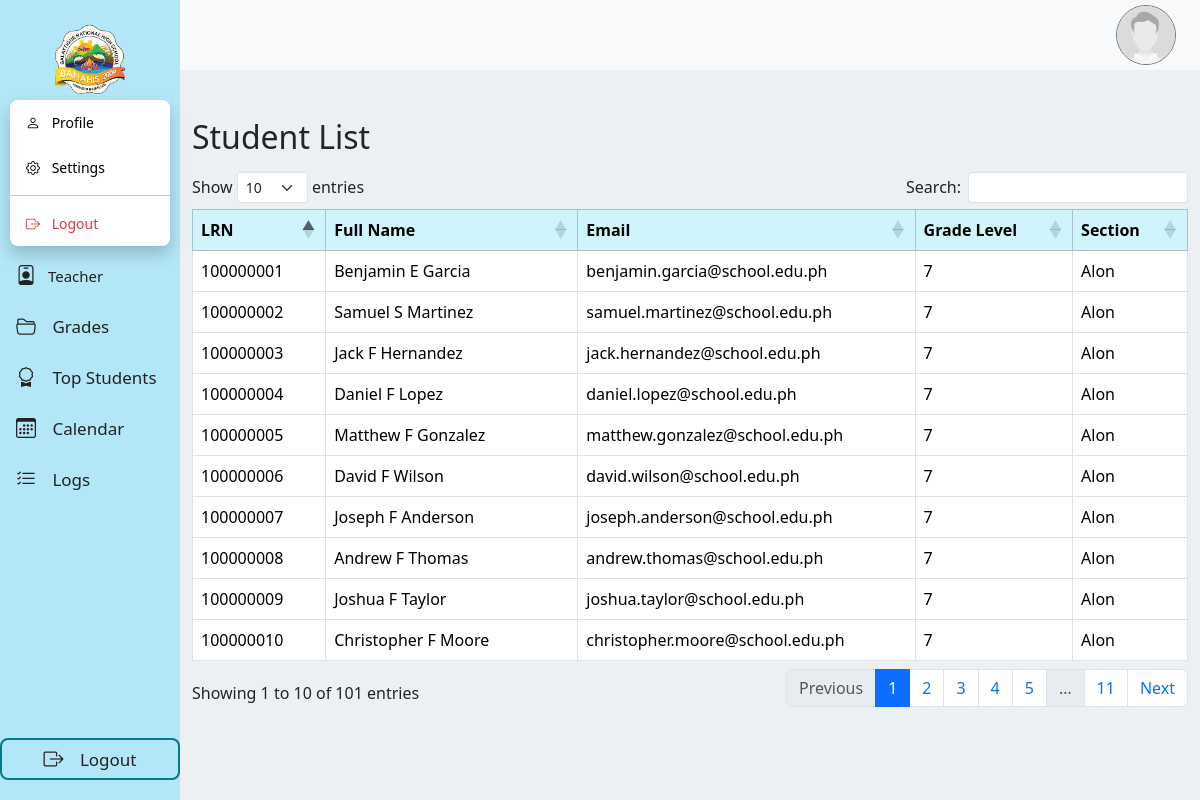
Page /admin/studentlist.php on the committed database.
### tables this page shows
CREATE TABLE `student` (
  `StudentID` int(11) NOT NULL,
  `userID` int(11) NOT NULL,
  `LRN` varchar(20) DEFAULT NULL,
  `FirstName` varchar(50) DEFAULT NULL,
  `LastName` varchar(50) DEFAULT NULL,
  `Middlename` varchar(250) NOT NULL,
  `surfix` varchar(250) NOT NULL,
  `Sex` varchar(250) NOT NULL,
  `Birthdate` date DEFAULT NULL,
  `Address` text DEFAULT NULL,
  `contactNumber` varchar(250) NOT NULL,
  `parentname` varchar(250) NOT NULL,
  `ParentsContact` varchar(100) DEFAULT NULL,
  `CivilStatus` varchar(20) DEFAULT NULL,
  `Religion` varchar(50) DEFAULT NULL
);

CREATE TABLE `user` (
  `UserID` int(11) NOT NULL,
  `Email` varchar(100) NOT NULL,
  `Password` varchar(255) NOT NULL,
  `Role` varchar(50) NOT NULL,
  `CreatedAt` timestamp NOT NULL DEFAULT current_timestamp()
);

CREATE TABLE `section` (
  `SectionID` int(11) NOT NULL,
  `GradeLevel` tinyint(4) NOT NULL,
  `SectionName` varchar(20) NOT NULL,
  `AdviserID` int(11) DEFAULT NULL
);

### admin/studentlist.php (the view, shortened to what this page needs)
<?php
include __DIR__ . '/../config.php';
        ?>
<!DOCTYPE html>
<html lang="en">
<head>
  <link href="https://cdn.jsdelivr.net/npm/bootstrap@5.3.0/dist/css/bootstrap.min.css" rel="stylesheet">
  <link href="https://cdn.datatables.net/1.13.6/css/dataTables.bootstrap5.min.css" rel="stylesheet">
</head>
<body>
  <?php include __DIR__ . '/../navs/adminNav.php'; ?>
  <div class="container mt-5">
    <div class="d-flex justify-content-between align-items-center mb-3">
      <h2 class="mb-0">Student List</h2>
    </div>
    <div class="table-responsive">
      <table id="studentTable" class="table table-bordered table-hover align-middle">
        <thead class="table-info">
          <tr>
            <th>LRN</th>
            <th>Full Name</th>
            <th>Email</th>
            <th>Grade Level</th>
            <th>Section</th>
          </tr>
        </thead>
        <tbody>
          <?php
          $sql = "
            SELECT
              s.StudentID,
              s.LRN,
              CONCAT_WS(' ', s.FirstName, s.MiddleName, s.LastName) AS FullName,
              u.Email,
              sec.GradeLevel,
              sec.SectionName
            FROM student AS s
            JOIN `user` AS u ON u.UserID = s.userID
            JOIN section_enrollment AS se ON se.StudentID = s.StudentID AND se.status = 'active'
            JOIN section AS sec ON sec.SectionID = se.SectionID
            ORDER BY s.LastName, s.FirstName
          ";
          $res = $conn->query($sql);
          if ($res && $res->num_rows):
            while ($row = $res->fetch_assoc()):
          ?>
            <tr class="clickable-row" data-id="<?= $row['StudentID'] ?>">
              <td><?= htmlspecialchars($row['LRN']) ?></td>
              <td><?= htmlspecialchars($row['FullName']) ?></td>
              <td><?= htmlspecialchars($row['Email']) ?></td>
              <td><?= htmlspecialchars($row['GradeLevel']) ?></td>
              <td><?= htmlspecialchars($row['SectionName']) ?></td>
            </tr>
          <?php
            endwhile;
          else:
          ?>
            <tr>
              <td colspan="7" class="text-center">No students found.</td>
            </tr>
          <?php endif; ?>
        </tbody>
      </table>
    </div>
  </div>
</body>
</html>

### navs/adminNav.php (shortened to what this page needs)
<!DOCTYPE html>
<html lang="en">
<head>
  <link href="https://cdn.jsdelivr.net/npm/bootstrap@5.3.3/dist/css/bootstrap.min.css" rel="stylesheet">
  <link href="https://cdn.jsdelivr.net/npm/bootstrap-icons@1.11.3/font/bootstrap-icons.css" rel="stylesheet">
</head>
<body>
<nav class="header navbar navbar-expand navbar-light bg-light px-4">
  <div class="ms-auto">
    <img src="../img/default.jpg" alt="Profile Picture" class="profile-circle border border-secondary">
  </div>
</nav>
<div class="admin-sidebar">
  <div>
    <div class="logo-dropdown">
      <img src="../img/logo.png" alt="BANAHIS Logo" class="logo">
    </div>
    <div class="school-name">BANAHIS</div>
    <div style="font-size:13px;color:#555;text-align:center;">Balaytigue National High School</div>
    <nav class="nav flex-column mt-3">
      <a class="nav-link" href="../admin/principalDash.php">
        <i class="bi bi-speedometer2" style="font-size:20px;margin-right:12px;"></i> Dashboard
      </a>
        <a class="nav-link" href="../admin/teacher.php" style="font-size:15px;">
          <i class="bi bi-person-badge" style="font-size:20px;margin-right:8px;"></i> Teacher
        </a>
      <a class="nav-link" href="../admin/select_sec.php">
        <i class="bi bi-folder2-open" style="font-size:20px;margin-right:12px;"></i> Grades
      </a>
      <a class="nav-link" href="../admin/achievement.php">
        <i class="bi bi-award" style="font-size:20px;margin-right:12px;"></i> Top Students
      </a>
      <a class="nav-link" href="../admin/calendar.php">
        <i class="bi bi-calendar3" style="font-size:20px;margin-right:12px;"></i> Calendar
      </a>
      <a class="nav-link" href="../admin/view_logs.php">
        <i class="bi bi-list-check" style="font-size:20px;margin-right:12px;"></i> Logs
      </a>
    </nav>
  </div>
  <div class="text-center">
    <a class="nav-link logout-link py-1" href="../logout.php">
      <i class="bi bi-box-arrow-right" style="font-size:20px;margin-right:12px;"></i> Logout
    </a>
  </div>
</div>

### admin/studentlist.php (style rules this page uses)
.clickable-row { cursor: pointer; }

### navs/adminNav.php (style rules this page uses)
.header { height: 70px; background:rgb(143, 139, 139); display: flex; align-items: center; }
.profile-circle { width: 60px; height: 60px; border-radius: 50%; object-fit: cover; display: block; }
.admin-sidebar { width: 180px; min-height: 100vh; background: #b3e6f7; position: fixed; left: 0; top: 0; z-index: 1000; display: flex; flex-direction: column; justify-content: space-between; }
.admin-sidebar .logo { width: 70px; margin: 24px auto 8px auto; display: block; cursor: pointer; transition: transform 0.3s ease; }
.admin-sidebar .school-name { font-weight: bold; font-size: 20px; margin-top: 8px; color:rgb(0, 0, 0); font-family: 'Merriweather', serif; text-align: center; }
.admin-sidebar .nav-link { color: #222; text-decoration: none; font-size: 17px; display: block; margin-bottom: 5px; }
.admin-sidebar .logout-link { border: #007b8a solid 2px; margin-bottom: 20px; border-radius: 8px; }
body { background:rgb(236, 240, 243); margin-left: 180px !important; }
.logo-dropdown { position: relative; display: inline-block; width: 100%; text-align: center; }

### rows in the picture
student: LRN "100000007", FullName "Joseph F Anderson", userID.Email "joseph.anderson@school.edu.ph", section.GradeLevel "7", section.SectionName "Alon"
student: LRN "100000001", FullName "Benjamin E Garcia", userID.Email "benjamin.garcia@school.edu.ph", section.GradeLevel "7", section.SectionName "Alon"
student: LRN "100000005", FullName "Matthew F Gonzalez", userID.Email "matthew.gonzalez@school.edu.ph", section.GradeLevel "7", section.SectionName "Alon"
student: LRN "100000003", FullName "Jack F Hernandez", userID.Email "jack.hernandez@school.edu.ph", section.GradeLevel "7", section.SectionName "Alon"
student: LRN "100000004", FullName "Daniel F Lopez", userID.Email "daniel.lopez@school.edu.ph", section.GradeLevel "7", section.SectionName "Alon"
student: LRN "100000002", FullName "Samuel S Martinez", userID.Email "samuel.martinez@school.edu.ph", section.GradeLevel "7", section.SectionName "Alon"
student: LRN "100000010", FullName "Christopher F Moore", userID.Email "christopher.moore@school.edu.ph", section.GradeLevel "7", section.SectionName "Alon"
student: LRN "100000009", FullName "Joshua F Taylor", userID.Email "joshua.taylor@school.edu.ph", section.GradeLevel "7", section.SectionName "Alon"
student: LRN "100000008", FullName "Andrew F Thomas", userID.Email "andrew.thomas@school.edu.ph", section.GradeLevel "7", section.SectionName "Alon"
student: LRN "100000006", FullName "David F Wilson", userID.Email "david.wilson@school.edu.ph", section.GradeLevel "7", section.SectionName "Alon"
